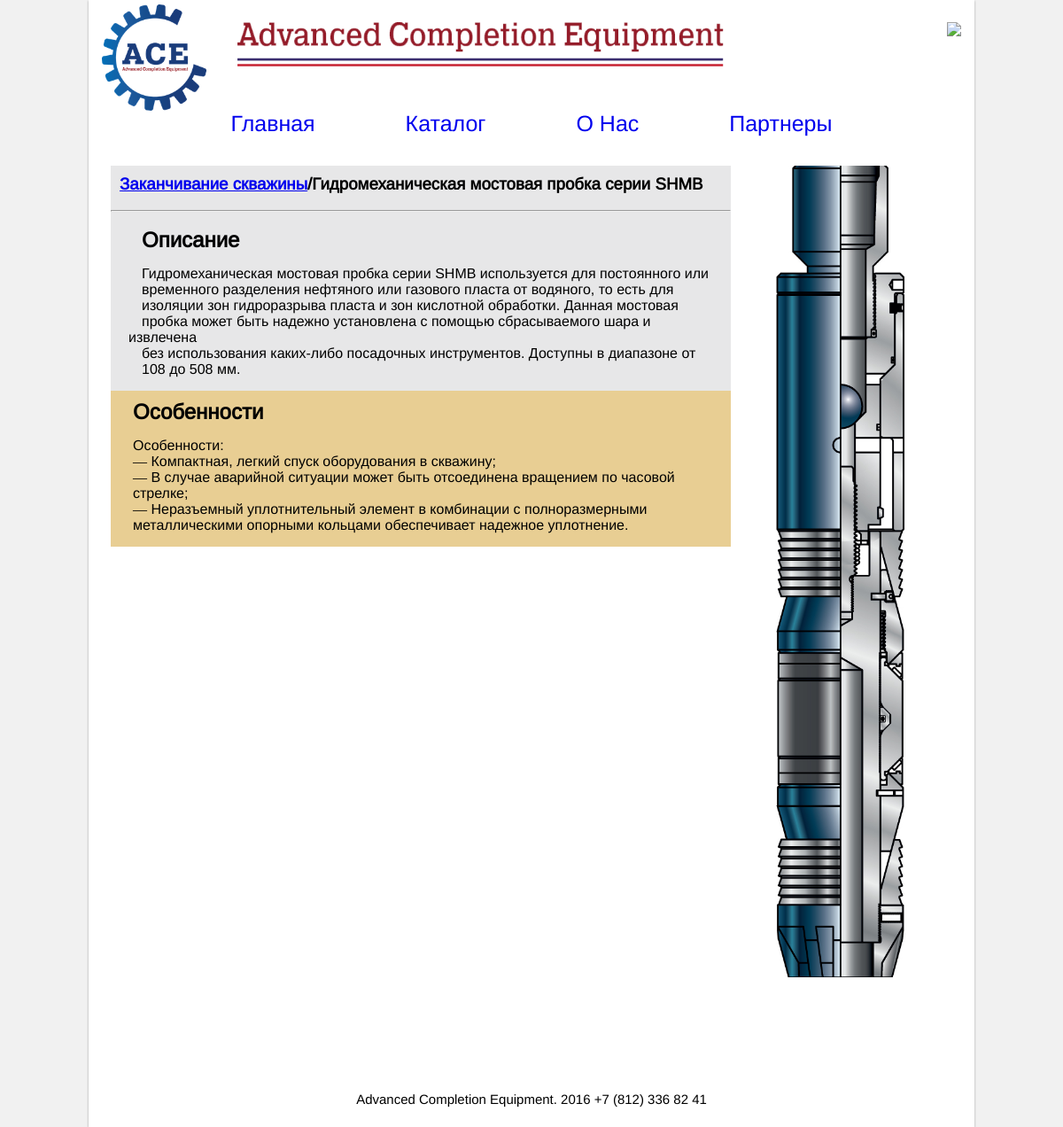
The page /product/8 on the database its author committed.
### main/models.py (models this page shows, shortened)
class Product(models.Model):
	title = models.CharField(max_length=300, verbose_name="Название")
	category = models.ForeignKey(Category)
	desctiption = RedactorField(max_length=3000, verbose_name="Описание")
	text = RedactorField(max_length=3000, verbose_name="Особенности")
	image = models.ImageField(upload_to='images/')
	class Meta:
		verbose_name = 'Продукт'
		verbose_name_plural = 'Продукты'
	def admin_thumbnail(self):
		return u'<img src="{0}" height="300px"/>'.format(self.image.url)
	admin_thumbnail.short_description = 'Thumbnail'
	admin_thumbnail.allow_tags = True

class Category(models.Model):
	title = models.CharField(max_length=300, unique=True)
	class Meta:
		verbose_name = 'Категория'
		verbose_name_plural = 'Категории'
	def __str__(self):
		return '{}'.format(self.title)

### main/views.py (the view)
# urls.py: url(r'^product/([0-9]+)', product, name='product'),
def product(request, product_id):
	prod = Product.objects.get(id=product_id)
	user = request.user;
	return render_to_response('product.html', context={'product':prod,'user':user})

### templates/product.html (shortened to what this page needs)
{% extends 'base.html' %}
{% load static %}
{% load next %}
{% load specification_cell_filter %}
{% block content%}
		<div class="main-index">
				<nav class="nav">
					<a href="{% url 'index' %}">
						Главная
					</a>
					<a href="{% url 'catalog' %}">
						Каталог
					</a>
					<a href="{% url 'about' %}">
						О Нас
					</a>
					<a href="{% url 'catalog' %}">
						Партнеры
					</a>
				</nav>
			<br/>
			<div class="product-info">
				<div class="product-info__text" >
					<div class="product-info__title">
						<h3><a href="{% url 'product_list' product.category.id %}">{{product.category}}</a>/{{product.title}}</h3>
					</div>
					<hr/>
					<div class="product-info__description">
						<h2>Описание</h2>
						{{product.desctiption | safe }}
					</div>
					<div class="product-info__options">
						<h2>Особенности</h2>
						{{product.text | safe }}
					</div>
				</div>
				<div class="product-info__image">
					<img width="200px" src="{{product.image.url}}" >
				</div>
				</div>
		</div>
{% endblock %}

### static/css/styles.css (style rules this page uses)
body, html { height: 100%; }
body { font-family: Arimo; margin: 0; padding: 0; background-color: #f1f1f1; }
p, h1,h2,h3,h4,h5,h6,ul,li { margin: 0; padding: 0; }
* { box-sizing: border-box; }
.header, .main-index, .footer { background-color: #fff; }
.header, .main-index { margin-right: auto; margin-left: auto; }
.main-index { display: block; padding: 5px 25px 25px 25px; }
.nav { margin-bottom: 15px; text-align: center; }
.nav a { font-size: 25px; text-decoration: none; margin-right: 10%; }
.nav a:last-child { margin-right: 0; }
.product-info { overflow: auto; }
.product-info__title { padding: 10px; }
.product-info__text { float: left; width: 700px; background-color: #e7e7e8; }
.product-info__image { text-align: center; float: right; width: 250px; margin-bottom: 70px; }
.product-info__image img { width: 150px; }
.product-info__description { text-indent: 15px; padding: 10px 10px 15px 20px; }
.product-info__description h2 { margin-bottom: 15px; }
.product-info__options { background-color: #e8ce93; padding: 10px 10px 15px 25px; }
.product-info__options h2 { margin-bottom: 15px; }

### rows shown on the page
Product: category "Заканчивание скважины", title "Гидромеханическая мостовая пробка серии SHMB", desctiption "Гидромеханическая мостовая пробка серии SHMB используется для постоянного или временного разделения нефтяного или газового пласта от водяного, то есть для изоляции зон гидроразрыва пласта и зон кислотной обработки. Данная мостовая пробка может быть надежно установлена с помощью сбрасываемого шара и извлечена без использования каких-либо посадочных инструментов. Доступны в диапазоне от 108 до 508 мм.", text "Особенности: — Компактная, легкий спуск оборудования в скважину; — В случае аварийной ситуации может быть отсоединена вращением по часовой стрелке; — Неразъемный уплотнительный элемент в комбинации с полноразмерными металлическими опорными кольцами обеспечивает надежное уплотнение.", image (picture)
